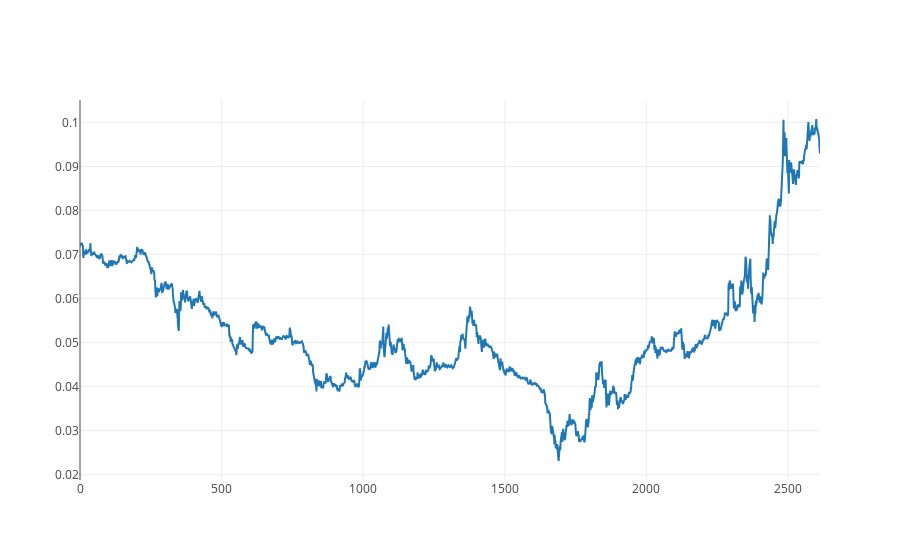

Here is the notebook cell this chart was saved with:
### Code cell
# Load data
#DATAFILE = 'shampoo-data.csv'
#COLUMN_NAME = 'Sales'
data = pd.read_csv(DATAFILE)
prices = data[COLUMN_NAME]

pricesLine = Scatter(
            x=prices.index,
            y=prices,
            name='prices'
            )
iplot([pricesLine], config={ "scrollZoom": True })

### Figure 1 — Plotly figure (JSON) as saved in the notebook; plotly's stock layout.template omitted (floating-point values rounded to 4 significant figures; data arrays with more than 128 entries replaced by an {"elided": "..."} marker saying what was removed)
{"data": [{"name": "prices", "type": "scatter", "x": {"elided": "2614 int values"}, "y": {"elided": "2614 float values"}}], "layout": {}}
